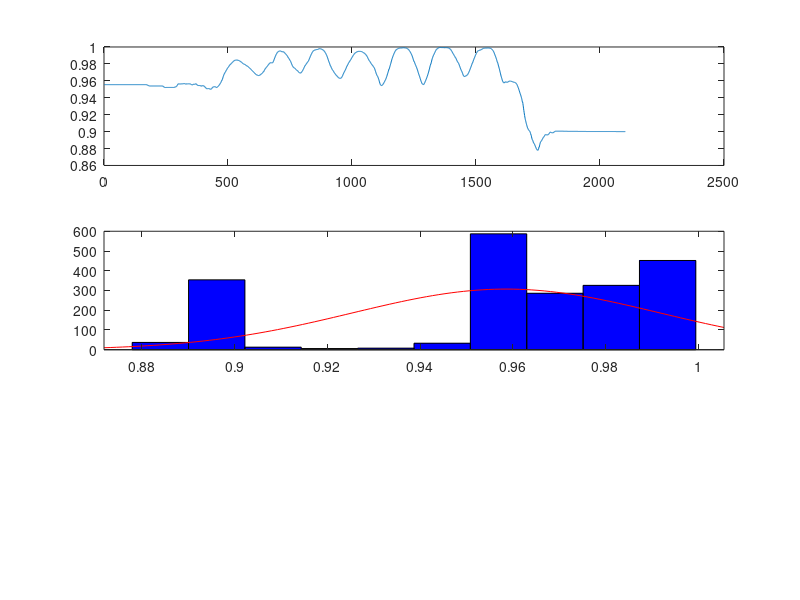

Write the MATLAB code that produced this figure. (Note: this script raises an error after producing the figure.)
clc
clear
close all

load('Ruhemessung.mat')

addpath('Filter')
% load('Z1.mat')

%%


% dat = data.Accy(:,1);
dat = data.Acc(:,1);

figure
subplot(311)
plot(dat)


subplot(312)
mu = mean(dat);    % data 
sd = std(dat);     % data std
ha = histfit(dat,10);
yt = get(gca, 'YTick');
set(gca, 'YTick', yt, 'YTickLabel', round(yt/numel(dat),4))
% set(gca,'xticklabel',num2str(tix,'%.1f'))
set(ha(1),'facecolor',[0 0 1]); set(ha(2),'color',[1 .5 0])
xlim([-0.1 0.1])


subplot(313)
[fx, mx, px] = calcFFT(133,length(dat),dat-mu);
plot(fx,mx)

figure
plot(dat)
hold on
dat = filter(BW_Lowpass,dat);
plot(dat)
vel_f = cumtrapz(data.t(:,1),dat);

figure
plot(data.Velx(:,1))
hold on
plot(vel_f)


function [f,P1,phase] = calcFFT(Fs, L, X)
%     Fs = 1000;            % Sampling frequency                    
%     T = 1/Fs;             % Sampling period       
%     L = 1500;             % Length of signal
%     t = (0:L-1)*T;        % Time vector
    Y = fft(X);    
    tol = 0.02;
%     z(abs(z) < tol) = 0;
%     phase = angle(z(1:L/2+1)/L);
    
    P2 = abs(Y/L);
    phase = angle(Y/L);
    phase = 2*phase(1:round(L/2)+1);
    
    P1 = P2(1:round(L/2)+1);
    P1(2:end-1) = 2*P1(2:end-1);
    f = Fs*(0:round(L/2))/L;
    phase(P1<tol)=0;
end